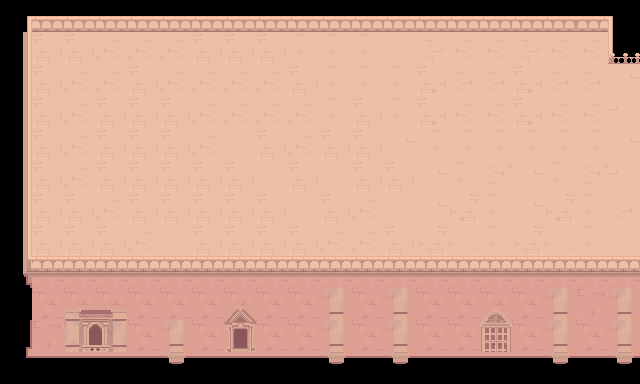

Rendered tile map (Tiled .tmx) drawn with the repository's tilesets; below, a short description and the full map source, tile grids included:
An orthogonal 20x12 tile map with 32x32 px tiles, 3 tile layers (floor, fences, decorations).

<map version="1.10" tiledversion="1.10.2" orientation="orthogonal" renderorder="right-down" width="20" height="12" tilewidth="32" tileheight="32" infinite="0" nextlayerid="4" nextobjectid="1">
 <editorsettings>
  <export target="Arena1.json" format="json" />
 </editorsettings>
 <tileset firstgid="1" name="GP Final Tilemap" tilewidth="32" tileheight="32" tilecount="200" columns="20">
  <image source="arenatilemap.png" width="640" height="320" />
 </tileset>
 <layer id="2" name="floor" width="20" height="12">
  <data encoding="csv">
0,0,0,0,0,0,0,0,0,0,0,0,0,0,0,0,0,0,0,0,
0,89,89,132,132,132,89,89,89,110,110,110,113,93,92,92,93,92,92,0,
0,89,132,132,89,132,132,132,132,89,110,110,110,129,2147483740,2147483740,129,2147483740,2147483740,0,
0,89,132,89,89,89,132,132,132,132,110,89,110,129,92,92,129,92,92,0,
0,89,132,89,89,89,132,113,89,132,89,89,91,2147483758,2147483758,2147483758,2147483758,2147483758,2147483758,0,
0,89,132,89,89,89,89,89,113,89,113,89,89,91,110,3221225604,91,110,3221225604,0,
0,89,89,132,89,89,89,89,89,113,89,132,113,91,2147483777,110,91,2147483777,110,0,
0,89,89,89,132,113,89,89,89,89,132,132,89,2147483757,111,110,2147483757,111,110,0,
0,132,132,132,132,113,132,89,89,113,89,89,132,91,3221225604,1073741956,91,3221225604,1073741956,0,
0,23,23,23,89,89,89,8,89,132,89,132,91,91,1073741956,24,91,1073741956,0,0,
0,146,24,24,24,24,24,144,24,24,145,24,145,24,24,24,24,24,24,24,
0,0,0,0,0,0,0,0,0,0,0,0,0,0,0,0,0,0,0,0
</data>
 </layer>
 <layer id="1" name="fences" width="20" height="12">
  <data encoding="csv">
81,70,70,70,70,70,70,70,70,70,70,70,70,70,70,70,70,70,73,74,
101,0,0,0,0,0,0,0,0,0,0,0,0,0,0,0,0,0,0,94,
101,0,0,0,0,0,0,0,0,0,0,0,0,0,0,0,0,0,0,91,
101,0,0,0,0,0,0,0,0,0,0,0,0,0,0,0,0,0,0,2147483739,
101,0,0,0,0,0,0,0,0,0,0,0,0,0,0,0,0,0,0,91,
101,0,0,0,0,0,0,0,0,0,0,0,0,0,0,0,0,0,0,2147483739,
101,0,0,0,0,0,0,0,0,0,0,0,0,0,0,0,0,0,0,2147483760,
101,0,0,0,0,0,0,0,0,0,0,0,0,0,0,0,0,0,0,2147483761,
121,124,124,124,124,124,124,124,124,124,124,124,124,124,124,124,124,124,124,124,
0,23,10,11,144,144,144,144,144,144,144,144,144,144,144,12,144,172,146,172,
21,0,30,31,0,0,0,28,0,0,0,0,0,0,0,32,0,192,0,192,
41,42,43,44,45,46,42,43,44,45,46,42,43,44,45,42,43,44,45,46
</data>
 </layer>
 <layer id="3" name="decorations" width="20" height="12">
  <data encoding="csv">
0,0,0,0,0,0,0,0,0,0,0,0,0,0,0,0,0,0,0,0,
0,0,0,0,0,0,0,0,0,0,0,0,0,0,0,0,0,0,0,0,
0,0,0,0,0,0,0,0,0,0,0,0,0,0,0,0,0,0,0,0,
0,0,0,0,0,0,0,0,0,0,0,0,0,0,0,0,0,0,0,0,
0,0,0,0,0,0,0,0,0,0,0,0,0,0,0,0,0,0,0,0,
0,0,0,0,0,0,0,0,0,0,0,0,0,0,0,0,0,0,0,0,
0,0,0,0,0,0,0,0,0,0,0,0,0,0,0,0,0,0,0,0,
0,0,0,0,0,0,0,0,0,0,0,0,0,0,0,0,0,0,0,0,
0,0,0,0,0,0,0,0,0,0,0,0,0,0,0,0,0,0,0,0,
0,0,0,0,0,0,0,8,0,0,172,0,172,0,0,0,64,0,0,0,
0,0,0,0,0,172,0,0,0,0,172,0,172,0,0,0,0,172,0,172,
0,0,0,0,0,192,0,0,0,0,192,0,192,0,0,0,0,192,0,192
</data>
 </layer>
</map>
